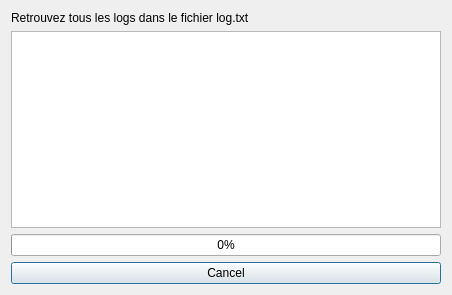
<?xml version="1.0" encoding="UTF-8"?>
<ui version="4.0">
 <class>PlantMapDialogBase</class>
 <widget class="QDialog" name="PlantMapDialogBase">
  <property name="geometry">
   <rect>
    <x>0</x>
    <y>0</y>
    <width>452</width>
    <height>295</height>
   </rect>
  </property>
  <property name="maximumSize">
   <size>
    <width>16777215</width>
    <height>1400</height>
   </size>
  </property>
  <property name="windowTitle">
   <string>PlantMap : Map Generator</string>
  </property>
  <layout class="QVBoxLayout" name="verticalLayout">
   <item>
    <widget class="QLabel" name="label">
     <property name="text">
      <string>Retrouvez tous les logs dans le fichier log.txt</string>
     </property>
    </widget>
   </item>
   <item>
    <widget class="QTextEdit" name="UI_log"/>
   </item>
   <item>
    <widget class="QProgressBar" name="UI_progressBar">
     <property name="value">
      <number>0</number>
     </property>
    </widget>
   </item>
   <item>
    <widget class="QPushButton" name="UI_Cancel">
     <property name="text">
      <string>Cancel</string>
     </property>
    </widget>
   </item>
  </layout>
 </widget>
 <resources/>
 <connections/>
 <designerdata>
  <property name="gridDeltaX">
   <number>3</number>
  </property>
  <property name="gridDeltaY">
   <number>3</number>
  </property>
  <property name="gridSnapX">
   <bool>true</bool>
  </property>
  <property name="gridSnapY">
   <bool>true</bool>
  </property>
  <property name="gridVisible">
   <bool>true</bool>
  </property>
 </designerdata>
</ui>
